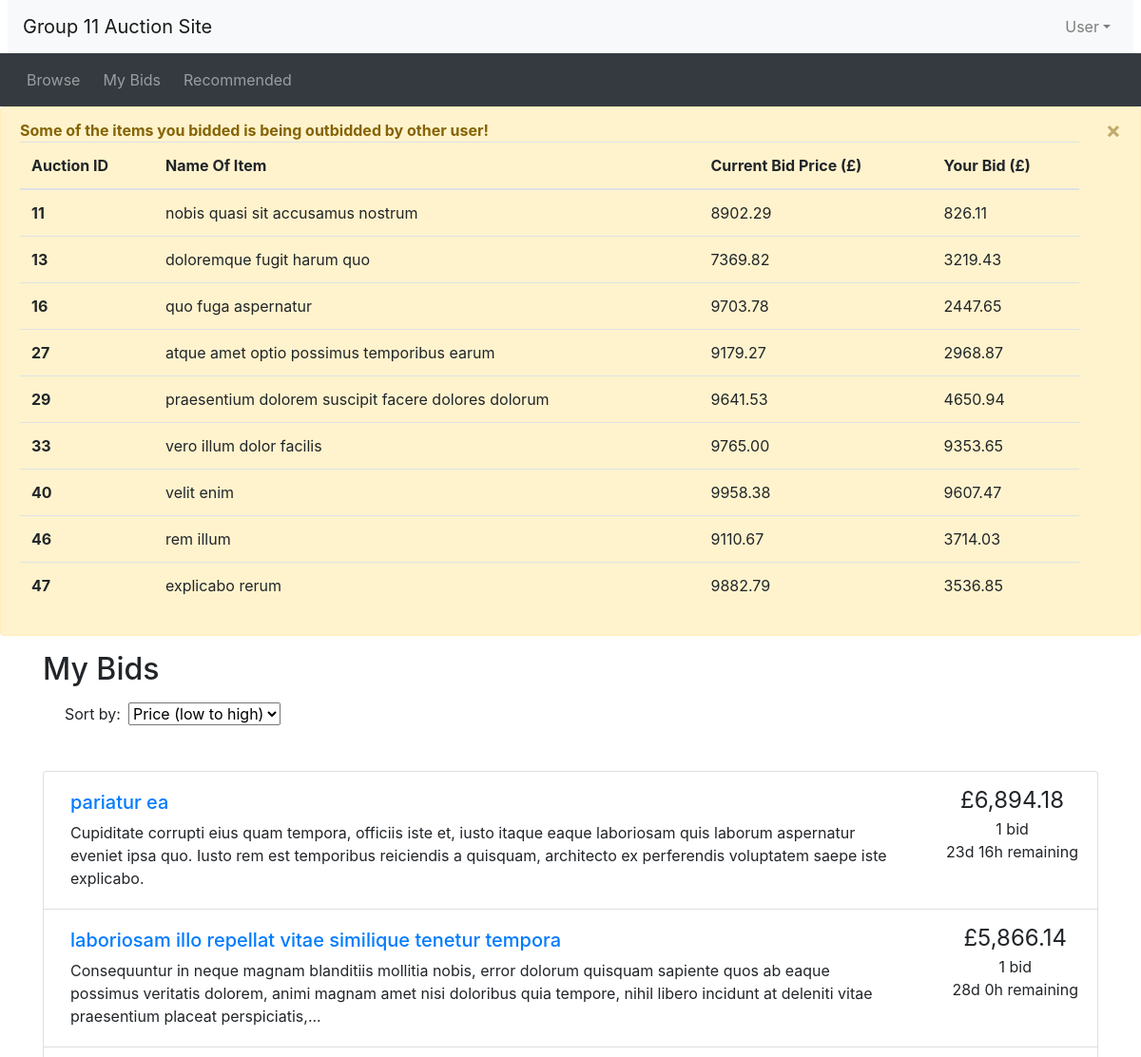
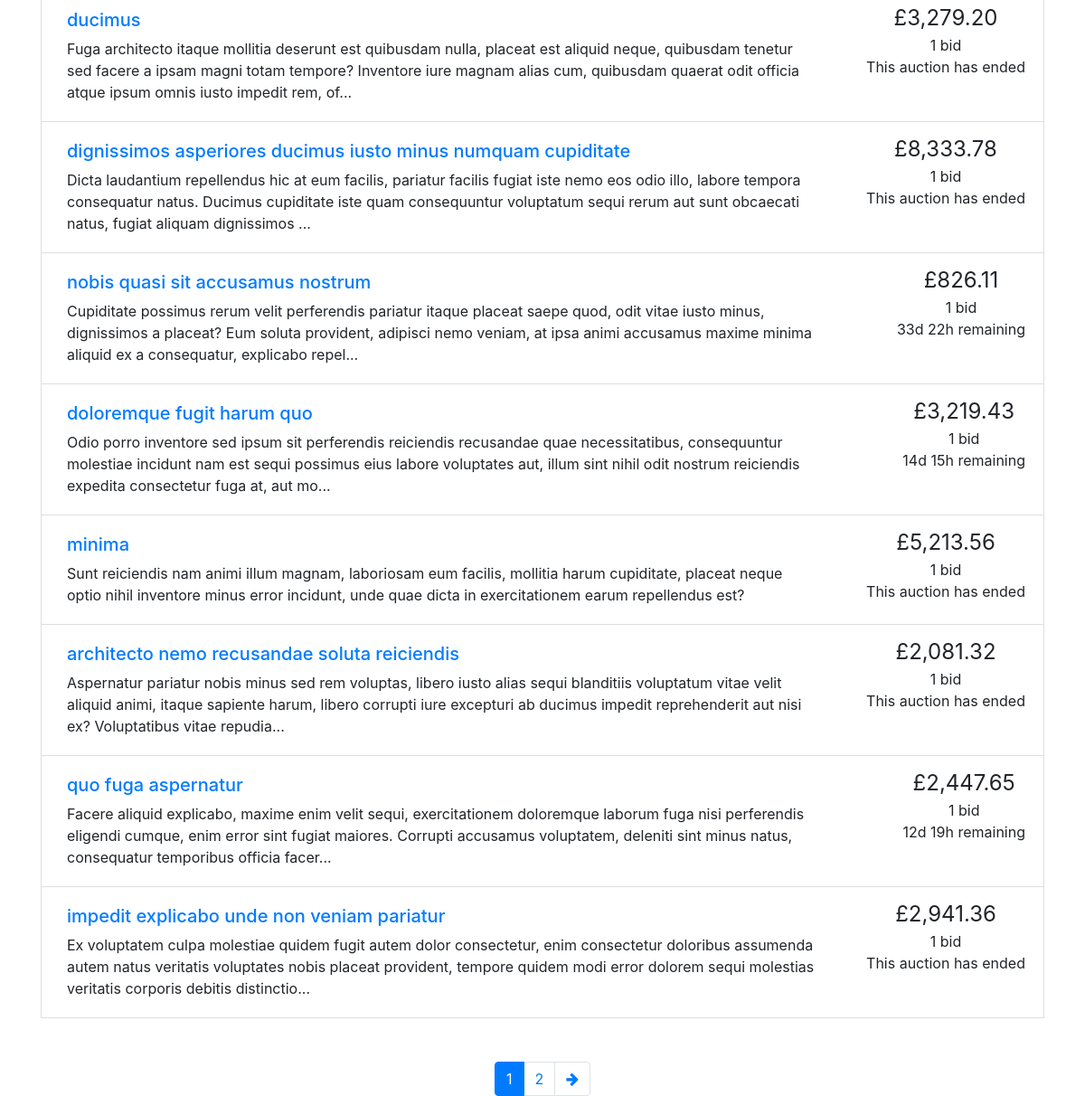
The page /mybids.php (signed in) on the database its author committed (2 pictures, top to bottom).
### tables this page shows
CREATE TABLE Auctions (
    AuctionID INT AUTO_INCREMENT,
    UserName VARCHAR(50),
    ItemName TINYTEXT NOT NULL,
    ItemDescription LONGTEXT NOT NULL,
    Category VARCHAR(50),
    StartingPrice FLOAT(10, 2) NOT NULL,
    ReservePrice FLOAT(10, 2) NOT NULL,
    EndingTime DATETIME NOT NULL,
    PRIMARY KEY (AuctionID),
    CONSTRAINT CHECK(ReservePrice > StartingPrice),
    CONSTRAINT FK_UserName_Bid FOREIGN KEY (Username) REFERENCES Users(Username),
    CONSTRAINT FK_Category_Bid FOREIGN KEY (Category) REFERENCES CategoryList(Category)
);

### utilities.php (the view)
<?php
function display_time_remaining($interval) {
    if ($interval->days == 0 && $interval->h == 0) {
      $time_remaining = $interval->format('%im %Ss');
    }
    else if ($interval->days == 0) {
      $time_remaining = $interval->format('%hh %im');
    }
    else {
      $time_remaining = $interval->format('%ad %hh');
    }
  return $time_remaining;
}
function print_listing_li($item_id, $title, $desc, $price, $num_bids, $end_time)
{
  if (strlen($desc) > 250) {
    $desc_shortened = substr($desc, 0, 250) . '...';
  }
  else {
    $desc_shortened = $desc;
  }
  if ($num_bids == 1) {
    $bid = ' bid';
  }
  else {
    $bid = ' bids';
  }
  $now = new DateTime();
  if ($now > $end_time) {
    $time_remaining = 'This auction has ended';
  }
  else {
    $time_to_end = date_diff($now, $end_time);
    $time_remaining = display_time_remaining($time_to_end) . ' remaining';
  }
  echo('
    <li class="list-group-item d-flex justify-content-between">
    <div class="p-2 mr-5"><h5><a href="listing.php?item_id=' . $item_id . '">' . $title . '</a></h5>' . $desc_shortened . '</div>
    <div class="text-center text-nowrap"><span style="font-size: 1.5em">£' . number_format($price, 2) . '</span><br/>' . $num_bids . $bid . '<br/>' . $time_remaining . '</div>
  </li>'
  );
}
?>

### header.php (shortened to what this page needs)
<?php require("database.php")?>
<!doctype html>
<html lang="en">
<head>
  <link rel="stylesheet" href="css/bootstrap.min.css">
  <link rel="stylesheet" href="https://cdnjs.cloudflare.com/ajax/libs/font-awesome/4.7.0/css/font-awesome.min.css">
  <link rel="stylesheet" href="css/custom.css">
</head>
<body>
<nav class="navbar navbar-expand-lg navbar-light bg-light mx-2">
  <a class="navbar-brand" href="#">Group 11 Auction Site</a>
  <ul class="navbar-nav ml-auto">
    <li class="nav-item dropdown">
<?php
  if (isset($_SESSION['logged_in']) && $_SESSION['logged_in'] == true) {
    echo "<a class='nav-link dropdown-toggle' href='#' id='navbarDropdown' role='button' data-toggle='dropdown' aria-haspopup='true' aria-expanded='false'>User</a>".
    "<div class='dropdown-menu dropdown-menu-right' aria-labelledby='navbarDropdown'>".
    "<a class='dropdown-item' href='#'>User Name: ".$_SESSION['username']."</a>".
    "<a class='dropdown-item' href='#'>Email: ".$_SESSION['email']."</a>".
    "<a class='dropdown-item' href='#'>User Group: ".$_SESSION['account_type']."</a>".
    "<div class='dropdown-divider'></div>".
    "<a class='dropdown-item' href='logout.php'>Logout</a>";
  }
  else {
    echo '<button type="button" class="btn nav-link" data-toggle="modal" data-target="#loginModal">Login</button>';
  }
?>
      </div>
    </li>
  </ul>
</nav>
<nav class="navbar navbar-expand-lg navbar-dark bg-dark">
  <ul class="navbar-nav align-middle">
	<li class="nav-item mx-1">
      <a class="nav-link" href="browse.php">Browse</a>
    </li>
<?php
  if (isset($_SESSION['account_type']) && $_SESSION['account_type'] == 'buyer') {
  echo('
	<li class="nav-item mx-1">
      <a class="nav-link" href="mybids.php">My Bids</a>
    </li>
	<li class="nav-item mx-1">
      <a class="nav-link" href="recommendations.php">Recommended</a>
    </li>');
  }
?>
  </ul>
</nav>
<?php
if (isset($_SESSION['logged_in']) && $_SESSION['logged_in'] == true) {
  if (isset($_SESSION['account_type']) && $_SESSION['account_type'] == 'buyer') {
  $querryOutbid = <<<QUERRYTEXT
SELECT *
FROM
  (
    SELECT
      a.AuctionID,
      a.ItemName,
      a.StartingPrice,
      MAX(b.BidPrice) AS 'bidPrice',
      IF(
        MAX(bidPrice) IS NULL,
        a.StartingPrice,
        MAX(bidPrice)
      ) AS 'CurrentPrice'
    FROM
      auctions a
      LEFT JOIN bids b ON a.AuctionID = b.AuctionID
    WHERE
      (a.EndingTime - CURRENT_TIMESTAMP) > 0
      AND a.AuctionID IN (
        SELECT
          AuctionID
        FROM
          bids
        WHERE
          UserName = '{$_SESSION['username']}'
        GROUP BY
          AuctionID
      )
    GROUP BY
      a.AuctionID,
      a.ItemName,
      a.ItemDescription,
      a.StartingPrice,
      a.EndingTime
  ) MaxPriceGlobal
  INNER JOIN (
    SELECT
      AuctionID,
      MAX(BidPrice) AS UserMax
    FROM
      bids
    WHERE
      UserName = '{$_SESSION['username']}'
    GROUP BY
      AuctionID
  ) MaxPriceUser ON MaxPriceGlobal.AuctionID = MaxPriceUser.AuctionID
WHERE
  MaxPriceGlobal.CurrentPrice != MaxPriceUser.UserMax
QUERRYTEXT;
$resultOutbid = mysqli_query($connectionView, $querryOutbid);
if (empty(mysqli_fetch_array($resultOutbid)) != TRUE) {
echo <<<TABLEPARTS
<div class="alert alert-warning alert-dismissible fade show" role="alert">
  <strong>Some of the items you bidded is being outbidded by other user!</strong>
  <table class="table">
  <thead>
    <tr>
      <th scope="col">Auction ID</th>
      <th scope="col">Name Of Item</th>
      <th scope="col">Current Bid Price (£)</th>
      <th scope="col">Your Bid (£)</th>
    </tr>
  </thead>
  <tbody>
TABLEPARTS;
while ($row = mysqli_fetch_array($resultOutbid)){
echo <<<ROWPARTS
    <tr>
      <th scope="row">{$row['AuctionID']}</th>
      <td>{$row['ItemName']}</td>
      <td>{$row['CurrentPrice']}</td>
      <td>{$row['UserMax']}</td>
    </tr>
ROWPARTS;
}
echo <<<TABLEPARTS
  </tbody>
</table>
  <button type="button" class="close" data-dismiss="alert" aria-label="Close">
    <span aria-hidden="true">&times;</span>
  </button>
</div>
TABLEPARTS;
   }
 }
}
?>

### mybids.php (shortened to what this page needs)
<?php include_once("header.php")?>
<?php require("utilities.php")?>
<?php require("database.php")?>
<div class="container">
<h2 class="my-3">My Bids</h2>
<div id="searchSpecs">
<form method="get" action="mybids.php">
    <div class="col-md-3 pr-0">
      <div class="form-inline">
        <label class="mx-2" for="order_by">Sort by:</label>
        <select type = "submit"  id="order_by" name="order_by" onchange="this.form.submit();">
          <option selected value="ORDER BY CurrentPrice ASC">Price (low to high)</option>
        </select>
    </div>
  </div>
</form>
</div>
</div>
<?php
  if (!isset($_GET['order_by'])) {
    $ordering = "";
  }
  else {
    $ordering = $_GET['order_by'];
  }
  if (!isset($_GET['page'])) {
    $curr_page = 1;
  }
  else {
    $curr_page = $_GET['page'];
  }
  $username = $_SESSION['username'];
  $results_per_page = 10;
  $querryItemList = "SELECT  a.AuctionID, a.ItemName, a.ItemDescription, a.StartingPrice, a.EndingTime, ".
  "COUNT(b.BidID) AS 'CountBids', MAX(b.BidPrice) AS 'bidPrice', IF(MAX(bidPrice) IS NULL, a.StartingPrice, MAX(bidPrice))  AS 'CurrentPrice', a.StartingPrice ".
  "FROM auctions a LEFT JOIN bids b ON a.AuctionID = b.AuctionID ".
  "WHERE b.username = '$username' ".
  "GROUP BY a.AuctionID, a.ItemName, a.ItemDescription, a.StartingPrice, a.EndingTime ".$ordering;
  $limiter = " LIMIT ".strval(($curr_page-1)*$results_per_page).", ".strval($results_per_page);
  $querryWithLimitItemPerPage = $querryItemList.$limiter;
  $resultforCounting = mysqli_query($connectionView, $querryItemList);
  if ($resultforCounting)
    {
        $num_results = mysqli_num_rows($resultforCounting);
    }
  $max_page = ceil($num_results / $results_per_page);
?>
<div class="container mt-5">
<ul class="list-group">
<?php
  $search_query_result = mysqli_query($connectionView, $querryWithLimitItemPerPage);
  while ($row = mysqli_fetch_array($search_query_result)){
  $item_id = $row['AuctionID'];
  $title = $row['ItemName'];
  $description = $row['ItemDescription'];
  $current_price = $row['CurrentPrice'];
  $num_bids = $row['CountBids'];
  $end_date = new DateTime($row['EndingTime']);
  print_listing_li($item_id, $title, $description, $current_price, $num_bids, $end_date);
  }
?>
<nav aria-label="Search results pages" class="mt-5">
  <ul class="pagination justify-content-center">
<?php
  $querystring = "";
  $high_page_boost = max(3 - $curr_page, 0);
  $low_page_boost = max(2 - ($max_page - $curr_page), 0);
  $low_page = max(1, $curr_page - 2 - $low_page_boost);
  $high_page = min($max_page, $curr_page + 2 + $high_page_boost);
  for ($i = $low_page; $i <= $high_page; $i++) {
    if ($i == $curr_page) {
      echo('
    <li class="page-item active">');
    }
    else {
      echo('
    <li class="page-item">');
    }
    echo('
      <a class="page-link" href="mybids.php?' . $querystring . 'page=' . $i . '">' . $i . '</a>
    </li>');
  }
  if ($curr_page != $max_page) {
    echo('
    <li class="page-item">
      <a class="page-link" href="mybids.php?' . $querystring . 'page=' . ($curr_page + 1) . '" aria-label="Next">
        <span aria-hidden="true"><i class="fa fa-arrow-right"></i></span>
        <span class="sr-only">Next</span>
      </a>
    </li>');
  }
?>
  </ul>
</nav>
</div>
<?php include_once("footer.php")?>

### footer.php (shortened to what this page needs)
</body>
</html>

### rows shown on the page
auctions: AuctionID "11", ItemName "nobis quasi sit accusamus nostrum", CurrentPrice "8902.29", UserMax "826.11", ItemDescription "Cupiditate possimus rerum velit perferendis pariatur itaque placeat saepe quod, odit vitae iusto minus, dignissimos a placeat? Eum soluta provident, adipisci nemo veniam, at ipsa animi accusamus maxime minima aliquid ex a consequatur, explicabo repel...", price "826.11", num_bids "1", bid "bid", time_remaining "33d 22h remaining"
auctions: AuctionID "13", ItemName "doloremque fugit harum quo", CurrentPrice "7369.82", UserMax "3219.43", ItemDescription "Odio porro inventore sed ipsum sit perferendis reiciendis recusandae quae necessitatibus, consequuntur molestiae incidunt nam est sequi possimus eius labore voluptates aut, illum sint nihil odit nostrum reiciendis expedita consectetur fuga at, aut mo...", price "3,219.43", num_bids "1", bid "bid", time_remaining "14d 15h remaining"
auctions: AuctionID "16", ItemName "quo fuga aspernatur", CurrentPrice "9703.78", UserMax "2447.65", ItemDescription "Facere aliquid explicabo, maxime enim velit sequi, exercitationem doloremque laborum fuga nisi perferendis eligendi cumque, enim error sint fugiat maiores. Corrupti accusamus voluptatem, deleniti sint minus natus, consequatur temporibus officia facer...", price "2,447.65", num_bids "1", bid "bid", time_remaining "12d 19h remaining"
auctions: AuctionID "27", ItemName "atque amet optio possimus temporibus earum", CurrentPrice "9179.27", UserMax "2968.87"
auctions: AuctionID "29", ItemName "praesentium dolorem suscipit facere dolores dolorum", CurrentPrice "9641.53", UserMax "4650.94"
auctions: AuctionID "33", ItemName "vero illum dolor facilis", CurrentPrice "9765.00", UserMax "9353.65"
auctions: AuctionID "40", ItemName "velit enim", CurrentPrice "9958.38", UserMax "9607.47"
auctions: AuctionID "46", ItemName "rem illum", CurrentPrice "9110.67", UserMax "3714.03"
auctions: AuctionID "47", ItemName "explicabo rerum", CurrentPrice "9882.79", UserMax "3536.85"
auctions: ItemName "pariatur ea", ItemDescription "Cupiditate corrupti eius quam tempora, officiis iste et, iusto itaque eaque laboriosam quis laborum aspernatur eveniet ipsa quo. Iusto rem est temporibus reiciendis a quisquam, architecto ex perferendis voluptatem saepe iste explicabo.", price "6,894.18", num_bids "1", bid "bid", time_remaining "23d 16h remaining"
auctions: ItemName "laboriosam illo repellat vitae similique tenetur tempora", ItemDescription "Consequuntur in neque magnam blanditiis mollitia nobis, error dolorum quisquam sapiente quos ab eaque possimus veritatis dolorem, animi magnam amet nisi doloribus quia tempore, nihil libero incidunt at deleniti vitae praesentium placeat perspiciatis,...", price "5,866.14", num_bids "1", bid "bid", time_remaining "28d 0h remaining"
auctions: ItemName "ducimus", ItemDescription "Fuga architecto itaque mollitia deserunt est quibusdam nulla, placeat est aliquid neque, quibusdam tenetur sed facere a ipsam magni totam tempore? Inventore iure magnam alias cum, quibusdam quaerat odit officia atque ipsum omnis iusto impedit rem, of...", price "3,279.20", num_bids "1", bid "bid", time_remaining "This auction has ended"
auctions: ItemName "dignissimos asperiores ducimus iusto minus numquam cupiditate", ItemDescription "Dicta laudantium repellendus hic at eum facilis, pariatur facilis fugiat iste nemo eos odio illo, labore tempora consequatur natus. Ducimus cupiditate iste quam consequuntur voluptatum sequi rerum aut sunt obcaecati natus, fugiat aliquam dignissimos ...", price "8,333.78", num_bids "1", bid "bid", time_remaining "This auction has ended"
auctions: ItemName "minima", ItemDescription "Sunt reiciendis nam animi illum magnam, laboriosam eum facilis, mollitia harum cupiditate, placeat neque optio nihil inventore minus error incidunt, unde quae dicta in exercitationem earum repellendus est?", price "5,213.56", num_bids "1", bid "bid", time_remaining "This auction has ended"
auctions: ItemName "architecto nemo recusandae soluta reiciendis", ItemDescription "Aspernatur pariatur nobis minus sed rem voluptas, libero iusto alias sequi blanditiis voluptatum vitae velit aliquid animi, itaque sapiente harum, libero corrupti iure excepturi ab ducimus impedit reprehenderit aut nisi ex? Voluptatibus vitae repudia...", price "2,081.32", num_bids "1", bid "bid", time_remaining "This auction has ended"
auctions: ItemName "impedit explicabo unde non veniam pariatur", ItemDescription "Ex voluptatem culpa molestiae quidem fugit autem dolor consectetur, enim consectetur doloribus assumenda autem natus veritatis voluptates nobis placeat provident, tempore quidem modi error dolorem sequi molestias veritatis corporis debitis distinctio...", price "2,941.36", num_bids "1", bid "bid", time_remaining "This auction has ended"
